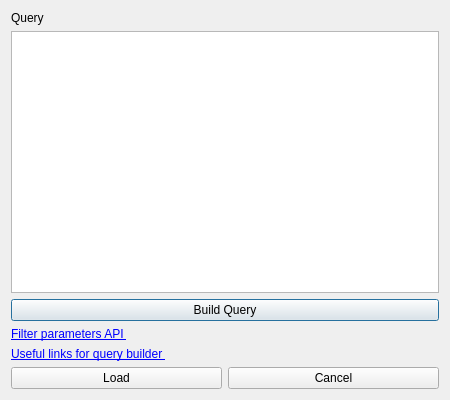
<?xml version="1.0" encoding="UTF-8"?>

<!--
#
# Copyright (c) 2026 HERE Europe B.V.
#
# SPDX-License-Identifier: MIT
# License-Filename: LICENSE
#
-->

<ui version="4.0">
 <class>client_query_dialog</class>
 <widget class="QDialog" name="client_query_dialog">
  <property name="geometry">
   <rect>
    <x>0</x>
    <y>0</y>
    <width>450</width>
    <height>400</height>
   </rect>
  </property>

  <property name="windowTitle">
   <string>Query</string>
  </property>

  <layout class="QVBoxLayout" name="verticalLayout">

   <!-- Query text -->
   <item>
    <widget class="QLabel" name="label_query">
     <property name="text">
      <string>Query</string>
     </property>
    </widget>
   </item>

   <item>
    <widget class="QPlainTextEdit" name="text_query"/>
   </item>

   <!-- Build query button -->
   <item>
    <widget class="QPushButton" name="filter_button">
     <property name="text">
      <string>Build Query</string>
     </property>
    </widget>
   </item>

   <!-- Links -->
   <item>
    <widget class="QLabel" name="label_api">
     <property name="text">
      <string>
       &lt;a href="https://interactive.data.api.platform.here.com/openapi/?url=/interactive/v1/static/openapi/interactive-map-api-viewer-experimental.yaml#/Read%20Features/getFeaturesByTile:~:text=Additional%20feature%20filters,the%20specification%20below"&gt;
       Filter parameters API
       &lt;/a&gt;
      </string>
     </property>
     <property name="openExternalLinks">
      <bool>true</bool>
     </property>
    </widget>
   </item>

   <item>
    <widget class="QLabel" name="label_docs">
     <property name="text">
      <string>
       &lt;a href="https://here-technologies.atlassian.net/wiki/spaces/CMECM/pages/1271547268/QGIS+Plugin+V2+Query+IML+data+-+useful+links"&gt;
       Useful links for query builder
       &lt;/a&gt;
      </string>
     </property>
     <property name="openExternalLinks">
      <bool>true</bool>
     </property>
    </widget>
   </item>

   <!-- Bottom buttons -->
   <item>
    <layout class="QHBoxLayout" name="buttonLayout">
     <item>
      <widget class="QPushButton" name="loadButton">
       <property name="text">
        <string>Load</string>
       </property>
      </widget>
     </item>
     <item>
      <widget class="QPushButton" name="cancelButton">
       <property name="text">
        <string>Cancel</string>
       </property>
      </widget>
     </item>
    </layout>
   </item>

  </layout>
 </widget>
 <resources/>
 <connections/>
</ui>
